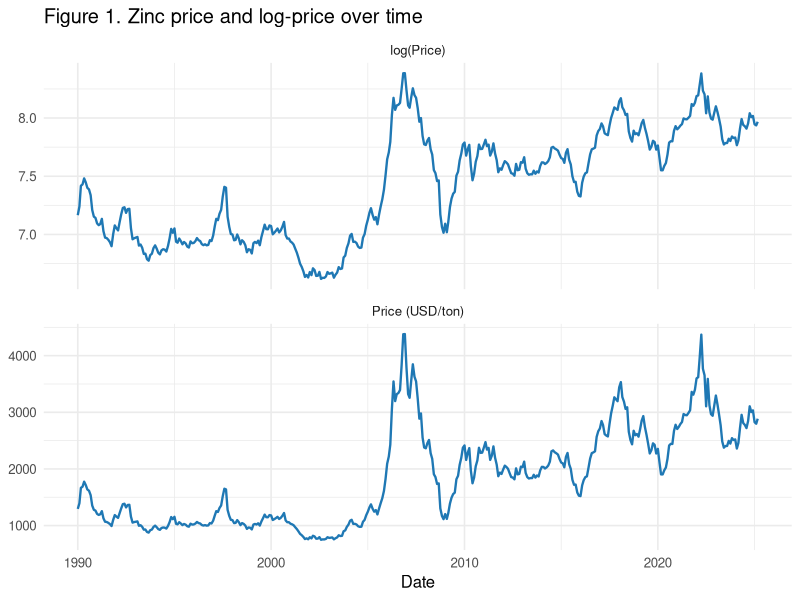
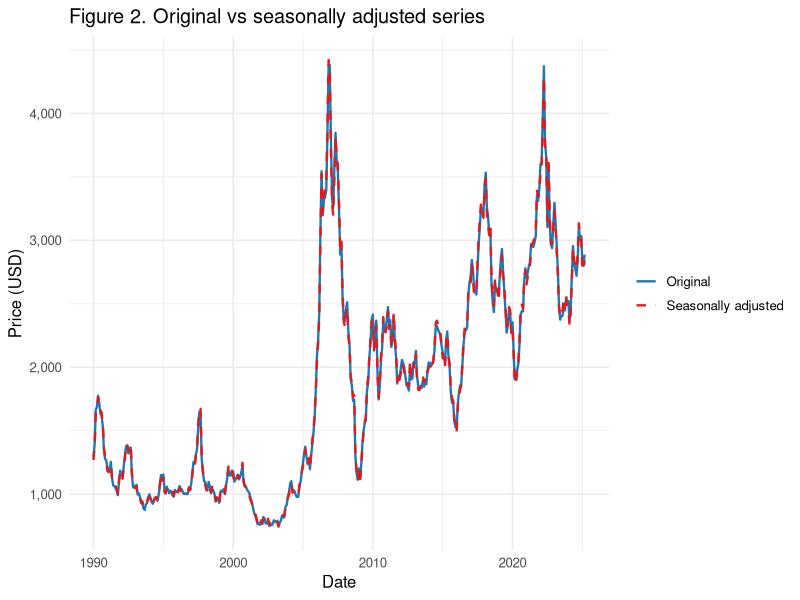
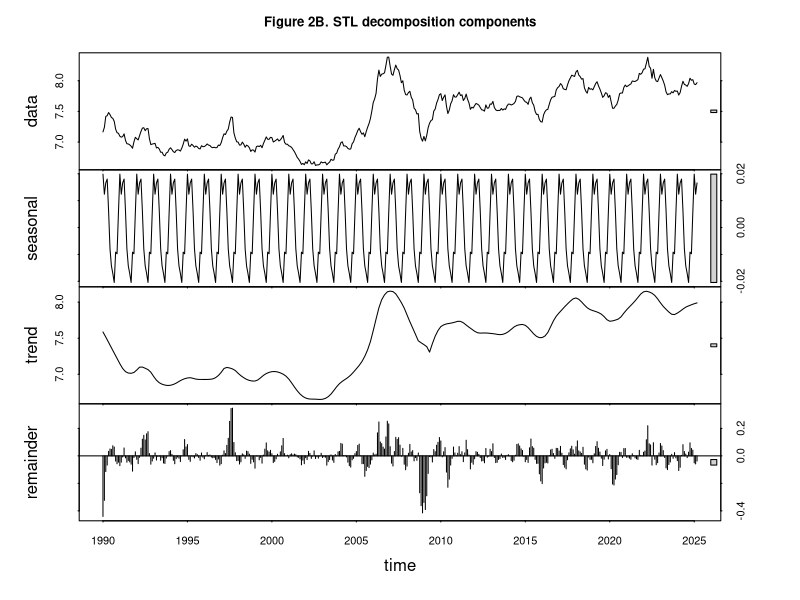

These charts were generated, in order, by the following R code: (Note: this script raises an error after producing the figures.)
## ---- chunk 1
knitr::opts_chunk$set(
  echo = TRUE,
  warning = FALSE,
  message = FALSE,
  fig.width = 10,
  fig.height = 5,
  dpi = 120
)

required_packages <- c(
  "readr", "dplyr", "tidyr", "ggplot2", "forecast",
  "tseries", "urca", "knitr", "purrr", "tibble", "scales"
)

missing_packages <- setdiff(required_packages, rownames(installed.packages()))
if (length(missing_packages) > 0) {
  stop(
    paste0(
      "Install missing packages before knitting: ",
      paste(missing_packages, collapse = ", ")
    )
  )
}

invisible(lapply(required_packages, library, character.only = TRUE))
invisible(Sys.setlocale("LC_TIME", "C"))
## ---- chunk 2
raw_data <- readr::read_csv("zinc_prices.csv", show_col_types = FALSE)

zinc_df <- raw_data %>%
  transmute(
    date = as.Date(paste0("01-", Date), format = "%d-%b-%y"),
    price = as.numeric(gsub(",", ".", gsub("\\s+", "", Price)))
  ) %>%
  arrange(date) %>%
  mutate(log_price = log(price))

if (anyNA(zinc_df$date) || anyNA(zinc_df$price)) {
  stop("Date or price parsing generated missing values.")
}
if (any(zinc_df$price <= 0)) {
  stop("Non-positive prices detected. Log transformation is invalid.")
}
if (n_distinct(zinc_df$date) != nrow(zinc_df)) {
  stop("Duplicate monthly timestamps detected.")
}

start_year <- as.integer(format(min(zinc_df$date), "%Y"))
start_month <- as.integer(format(min(zinc_df$date), "%m"))

price_ts <- ts(zinc_df$price, start = c(start_year, start_month), frequency = 12)
log_price_ts <- ts(zinc_df$log_price, start = c(start_year, start_month), frequency = 12)
## ---- chunk 3
qa_table <- tibble(
  metric = c(
    "Observations",
    "Start date",
    "End date",
    "Missing dates",
    "Missing prices",
    "Duplicate dates"
  ),
  value = c(
    nrow(zinc_df),
    as.character(min(zinc_df$date)),
    as.character(max(zinc_df$date)),
    sum(is.na(zinc_df$date)),
    sum(is.na(zinc_df$price)),
    nrow(zinc_df) - n_distinct(zinc_df$date)
  )
)

knitr::kable(qa_table, caption = "Table 1. Input data quality checks")
## ---- chunk 4
plot_df <- zinc_df %>%
  select(date, price, log_price) %>%
  pivot_longer(cols = c(price, log_price), names_to = "series", values_to = "value") %>%
  mutate(
    series = recode(
      series,
      price = "Price (USD/ton)",
      log_price = "log(Price)"
    )
  )

ggplot(plot_df, aes(x = date, y = value)) +
  geom_line(color = "#1f78b4", linewidth = 0.8) +
  facet_wrap(~series, scales = "free_y", ncol = 1) +
  labs(
    title = "Figure 1. Zinc price and log-price over time",
    x = "Date",
    y = NULL
  ) +
  theme_minimal(base_size = 12)
## ---- chunk 5
stl_fit <- stl(log_price_ts, s.window = "periodic", robust = TRUE)

seasonally_adjusted_log <- forecast::seasadj(stl_fit)
seasonally_adjusted_price <- exp(as.numeric(seasonally_adjusted_log))

decomp_df <- tibble(
  date = zinc_df$date,
  original_price = zinc_df$price,
  sa_price = seasonally_adjusted_price
)

seasonality_strength <- max(
  0,
  1 - var(stl_fit$time.series[, "remainder"], na.rm = TRUE) /
    var(stl_fit$time.series[, "remainder"] + stl_fit$time.series[, "seasonal"], na.rm = TRUE)
)

decomp_summary <- tibble(
  metric = c(
    "Seasonality strength (0 to 1)",
    "Correlation original vs seasonally adjusted"
  ),
  value = c(
    round(seasonality_strength, 4),
    round(cor(decomp_df$original_price, decomp_df$sa_price), 4)
  )
)

knitr::kable(decomp_summary, caption = "Table 2. Decomposition diagnostics")
## ---- chunk 6
ggplot(decomp_df, aes(x = date)) +
  geom_line(aes(y = original_price, color = "Original"), linewidth = 0.8) +
  geom_line(aes(y = sa_price, color = "Seasonally adjusted"), linewidth = 0.8, linetype = "dashed") +
  scale_color_manual(values = c("Original" = "#1f78b4", "Seasonally adjusted" = "#e31a1c")) +
  scale_y_continuous(labels = scales::comma) +
  labs(
    title = "Figure 2. Original vs seasonally adjusted series",
    x = "Date",
    y = "Price (USD)",
    color = NULL
  ) +
  theme_minimal(base_size = 12)
## ---- chunk 7
plot(stl_fit, main = "Figure 2B. STL decomposition components")
## ---- chunk 8
lambda_guerrero <- forecast::BoxCox.lambda(price_ts, method = "guerrero")

boxcox_table <- tibble(
  diagnostic = "Guerrero Box-Cox lambda",
  value = round(lambda_guerrero, 3),
  interpretation = ifelse(
    abs(lambda_guerrero) < 0.2,
    "Near zero: log transform is justified",
    "Not near zero: alternative transform should be evaluated"
  )
)

knitr::kable(boxcox_table, caption = "Table 3. Variance stabilization diagnostic")
## ---- chunk 9
price_clean <- na.omit(zinc_df$price)
time_index <- seq_along(price_clean)
boxcox_model <- lm(price_clean ~ time_index)

MASS::boxcox(
  boxcox_model,
  lambda = seq(-1, 1, 0.1),
  main = "Figure 3. Box-Cox profile for raw zinc price"
)
abline(v = lambda_guerrero, lty = 2, col = "firebrick")
## ---- chunk 10
diff_log_price_ts <- diff(log_price_ts)

adf_level <- tseries::adf.test(log_price_ts, k = 12)
adf_diff <- tseries::adf.test(diff_log_price_ts, k = 12)

adf_table <- tibble(
  series = c("log(price)", "diff(log(price))"),
  statistic = c(unname(adf_level$statistic), unname(adf_diff$statistic)),
  p_value = c(adf_level$p.value, adf_diff$p.value)
)

knitr::kable(adf_table, digits = 4, caption = "Table 4. ADF diagnostics")
## ---- chunk 11
ur_level <- urca::ur.df(log_price_ts, type = "trend", selectlags = "AIC")
ur_diff <- urca::ur.df(diff_log_price_ts, type = "drift", selectlags = "AIC")

extract_ur <- function(model, label) {
  test_name <- names(model@teststat)[1]
  tibble(
    series = label,
    test = test_name,
    statistic = unname(model@teststat[1]),
    critical_1pct = unname(model@cval[1, "1pct"]),
    critical_5pct = unname(model@cval[1, "5pct"]),
    critical_10pct = unname(model@cval[1, "10pct"]),
    selected_lags = model@lags
  )
}

ur_table <- bind_rows(
  extract_ur(ur_level, "log(price)"),
  extract_ur(ur_diff, "diff(log(price))")
)

knitr::kable(ur_table, digits = 4, caption = "Table 5. ur.df diagnostics")
## ---- chunk 12
old_par <- par(no.readonly = TRUE)
par(mfrow = c(1, 2))
acf(diff_log_price_ts, lag.max = 48, main = "ACF: diff(log(price))")
pacf(diff_log_price_ts, lag.max = 48, main = "PACF: diff(log(price))")
par(old_par)
## ---- chunk 13
diff_series_df <- tibble(
  date = zinc_df$date[-1],
  diff_log = as.numeric(diff_log_price_ts)
)

ggplot(diff_series_df, aes(x = date, y = diff_log)) +
  geom_line(color = "darkred", linewidth = 0.7) +
  labs(
    title = "Figure 4. Differenced logarithm of zinc price series",
    x = "Year",
    y = expression(Delta ~ log(Price))
  ) +
  theme_minimal(base_size = 12)
## ---- chunk 14
h <- 12
n <- length(log_price_ts)

if (n <= h) {
  stop("Not enough observations for a 12-month holdout split.")
}

train_log <- ts(
  head(as.numeric(log_price_ts), n - h),
  start = start(log_price_ts),
  frequency = 12
)

test_log <- tail(as.numeric(log_price_ts), h)
test_dates <- tail(zinc_df$date, h)
## ---- chunk 15
candidate_orders <- tibble(
  model = c("ARIMA(1,1,1)", "ARIMA(1,1,2)", "ARIMA(4,1,1)", "ARIMA(4,1,2)"),
  p = c(1, 1, 4, 4),
  d = c(1, 1, 1, 1),
  q = c(1, 2, 1, 2)
)

calc_metrics <- function(actual, predicted) {
  tibble(
    MAE = mean(abs(actual - predicted)),
    RMSE = sqrt(mean((actual - predicted)^2)),
    MAPE = mean(abs(actual - predicted) / pmax(abs(actual), 1e-8)) * 100,
    sMAPE = mean(200 * abs(actual - predicted) / (abs(actual) + abs(predicted) + 1e-8))
  )
}

safe_arima <- purrr::possibly(
  function(p, d, q) {
    forecast::Arima(train_log, order = c(p, d, q), include.drift = TRUE)
  },
  otherwise = NULL
)

model_results <- candidate_orders %>%
  mutate(fit = pmap(list(p, d, q), safe_arima)) %>%
  filter(!map_lgl(fit, is.null)) %>%
  mutate(
    fc = map(fit, forecast::forecast, h = h),
    metrics = map(fc, ~calc_metrics(test_log, as.numeric(.x$mean))),
    AIC = map_dbl(fit, AIC),
    BIC = map_dbl(fit, BIC),
    logLik = map_dbl(fit, ~as.numeric(logLik(.x))),
    Ljung_Box_p = map_dbl(
      fit,
      ~Box.test(
        residuals(.x),
        lag = 24,
        type = "Ljung-Box",
        fitdf = length(coef(.x))
      )$p.value
    )
  ) %>%
  unnest(metrics) %>%
  arrange(RMSE, AIC)

if (nrow(model_results) == 0) {
  stop("No ARIMA specification converged on the training window.")
}

knitr::kable(
  model_results %>%
    select(model, AIC, BIC, logLik, MAE, RMSE, MAPE, sMAPE, Ljung_Box_p),
  digits = 4,
  caption = "Table 6. ARIMA candidate comparison"
)
## ---- chunk 16
best_row <- model_results %>% slice(1)
best_model_name <- best_row$model[[1]]
best_fit <- best_row$fit[[1]]
best_holdout_fc <- best_row$fc[[1]]

best_lb <- Box.test(
  residuals(best_fit),
  lag = 24,
  type = "Ljung-Box",
  fitdf = length(coef(best_fit))
)

best_model_table <- tibble(
  selected_model = best_model_name,
  holdout_rmse_log = round(as.numeric(best_row$RMSE), 4),
  holdout_mape_log = round(as.numeric(best_row$MAPE), 4),
  residual_ljung_box_p = round(best_lb$p.value, 4)
)

knitr::kable(best_model_table, caption = "Table 7. Selected ARIMA diagnostics")
## ---- chunk 17
plot_start_date <- if (nrow(zinc_df) > 120) {
  zinc_df$date[nrow(zinc_df) - 119]
} else {
  min(zinc_df$date)
}

holdout_df <- bind_rows(
  zinc_df %>%
    slice(1:(nrow(zinc_df) - h)) %>%
    transmute(date, value = price, series = "Actual (train)"),
  zinc_df %>%
    slice((nrow(zinc_df) - h + 1):n()) %>%
    transmute(date, value = price, series = "Actual (test)"),
  tibble(
    date = test_dates,
    value = exp(as.numeric(best_holdout_fc$mean)),
    series = paste0("Forecast ", best_model_name)
  )
) %>%
  filter(date >= plot_start_date)

ggplot(holdout_df, aes(x = date, y = value, color = series)) +
  geom_line(linewidth = 0.9) +
  scale_y_continuous(labels = scales::comma) +
  labs(
    title = "Figure 4. Holdout performance in USD levels",
    x = "Date",
    y = "Price (USD)",
    color = NULL
  ) +
  theme_minimal(base_size = 12)
## ---- chunk 18
as_year_decimal <- function(d) {
  y <- as.integer(format(d, "%Y"))
  m <- as.integer(format(d, "%m"))
  y + (m - 1) / 12
}

fc_by_model <- purrr::set_names(model_results$fc, model_results$model)

train_log_vec <- as.numeric(train_log)
test_log_vec <- as.numeric(test_log)
last_train_log <- tail(train_log_vec, 1)

actual_test_diff <- c(test_log_vec[1] - last_train_log, diff(test_log_vec))
train_diff <- diff(train_log_vec)
train_diff_dates <- zinc_df$date[2:(length(train_log_vec))]

train_tail_len <- min(16, length(train_diff))

diff_forecast_df <- bind_rows(
  tibble(
    date = tail(train_diff_dates, train_tail_len),
    value = tail(train_diff, train_tail_len),
    series = "Actual"
  ),
  tibble(
    date = test_dates,
    value = actual_test_diff,
    series = "Actual (test)"
  ),
  purrr::imap_dfr(fc_by_model, function(fc_obj, model_name) {
    pred_log <- as.numeric(fc_obj$mean)
    pred_diff <- c(pred_log[1] - last_train_log, diff(pred_log))
    tibble(
      date = test_dates,
      value = pred_diff,
      series = paste("Forecast", model_name)
    )
  })
) %>%
  mutate(year_num = as_year_decimal(date))

diff_colors <- c(
  "Forecast ARIMA(1,1,1)" = "#F8766D",
  "Forecast ARIMA(1,1,2)" = "#B79F00",
  "Forecast ARIMA(4,1,1)" = "#00BA38",
  "Forecast ARIMA(4,1,2)" = "#00BFC4",
  "Actual" = "#619CFF",
  "Actual (test)" = "#F564E3"
)

ggplot(diff_forecast_df, aes(x = year_num, y = value, color = series)) +
  geom_line(linewidth = 0.9) +
  geom_vline(xintercept = as_year_decimal(min(test_dates)), linetype = "dashed", color = "#F8766D") +
  scale_color_manual(values = diff_colors) +
  labs(
    title = "Figure 9. Forecasted values for the differenced series",
    x = "Year",
    y = expression(Delta ~ log(Price)),
    color = "Legend"
  ) +
  theme_minimal(base_size = 12)
## ---- chunk 19
window_start_idx <- max(1, nrow(zinc_df) - (h + 15))

level_plot_df <- bind_rows(
  tibble(
    date = zinc_df$date[window_start_idx:nrow(zinc_df)],
    value = zinc_df$log_price[window_start_idx:nrow(zinc_df)],
    series = "Actual"
  ),
  purrr::imap_dfr(fc_by_model, function(fc_obj, model_name) {
    tibble(
      date = test_dates,
      value = as.numeric(fc_obj$mean),
      series = paste("Forecast", model_name)
    )
  })
) %>%
  mutate(year_num = as_year_decimal(date))

level_colors <- c(
  "Forecast ARIMA(1,1,1)" = "#F8766D",
  "Forecast ARIMA(1,1,2)" = "#B79F00",
  "Forecast ARIMA(4,1,1)" = "#00BA38",
  "Forecast ARIMA(4,1,2)" = "#00BFC4",
  "Actual" = "#F564E3"
)

ggplot(level_plot_df, aes(x = year_num, y = value, color = series)) +
  geom_line(linewidth = 0.9) +
  geom_vline(xintercept = as_year_decimal(min(test_dates)), linetype = "dashed", color = "#F8766D") +
  scale_color_manual(values = level_colors) +
  labs(
    title = "Figure 10. Forecasted values for the undifferenced series",
    x = "Year",
    y = "Value",
    color = "Legend"
  ) +
  theme_minimal(base_size = 12)
## ---- chunk 20
best_order <- candidate_orders %>%
  filter(model == best_model_name) %>%
  slice(1)

final_fit <- forecast::Arima(
  log_price_ts,
  order = c(best_order$p, best_order$d, best_order$q),
  include.drift = TRUE
)

future_fc <- forecast::forecast(final_fit, h = 12, level = c(80, 95))

last_month <- as.Date(format(max(zinc_df$date), "%Y-%m-01"))
future_dates <- seq(from = last_month, by = "month", length.out = 13)[-1]

forecast_table <- tibble(
  date = future_dates,
  point_forecast = exp(as.numeric(future_fc$mean)),
  lo80 = exp(as.numeric(future_fc$lower[, "80%"])),
  hi80 = exp(as.numeric(future_fc$upper[, "80%"])),
  lo95 = exp(as.numeric(future_fc$lower[, "95%"])),
  hi95 = exp(as.numeric(future_fc$upper[, "95%"]))
)

knitr::kable(
  forecast_table,
  digits = 2,
  caption = "Table 8. ARIMA 12-month forecast in USD"
)
## ---- chunk 21
history_tail <- zinc_df %>%
  filter(date >= plot_start_date) %>%
  select(date, price)

ggplot() +
  geom_line(
    data = history_tail,
    aes(x = date, y = price),
    color = "#1f78b4",
    linewidth = 0.9
  ) +
  geom_ribbon(
    data = forecast_table,
    aes(x = date, ymin = lo95, ymax = hi95),
    fill = "#a6cee3",
    alpha = 0.25
  ) +
  geom_ribbon(
    data = forecast_table,
    aes(x = date, ymin = lo80, ymax = hi80),
    fill = "#1f78b4",
    alpha = 0.25
  ) +
  geom_line(
    data = forecast_table,
    aes(x = date, y = point_forecast),
    color = "#e31a1c",
    linewidth = 1
  ) +
  scale_y_continuous(labels = scales::comma) +
  labs(
    title = paste("Figure 5. 12-month forecast using", best_model_name),
    x = "Date",
    y = "Price (USD)"
  ) +
  theme_minimal(base_size = 12)
## ---- chunk 22
auto_fit <- forecast::auto.arima(train_log, seasonal = FALSE)
auto_fc <- forecast::forecast(auto_fit, h = h)

holt_fit <- forecast::holt(train_log, h = h, damped = TRUE, initial = "optimal")

benchmark_log <- bind_rows(
  calc_metrics(test_log, as.numeric(best_holdout_fc$mean)) %>% mutate(model = best_model_name),
  calc_metrics(test_log, as.numeric(auto_fc$mean)) %>% mutate(model = "auto.arima"),
  calc_metrics(test_log, as.numeric(holt_fit$mean)) %>% mutate(model = "Holt (damped)")
) %>%
  select(model, MAE, RMSE, MAPE, sMAPE) %>%
  arrange(RMSE)

test_level <- exp(test_log)
benchmark_level <- bind_rows(
  calc_metrics(test_level, exp(as.numeric(best_holdout_fc$mean))) %>% mutate(model = best_model_name),
  calc_metrics(test_level, exp(as.numeric(auto_fc$mean))) %>% mutate(model = "auto.arima"),
  calc_metrics(test_level, exp(as.numeric(holt_fit$mean))) %>% mutate(model = "Holt (damped)")
) %>%
  select(model, MAE, RMSE, MAPE, sMAPE) %>%
  arrange(RMSE)

knitr::kable(benchmark_log, digits = 4, caption = "Table 9A. Benchmark comparison (log scale)")
knitr::kable(benchmark_level, digits = 2, caption = "Table 9B. Benchmark comparison (USD levels)")
## ---- chunk 23
sessionInfo()
